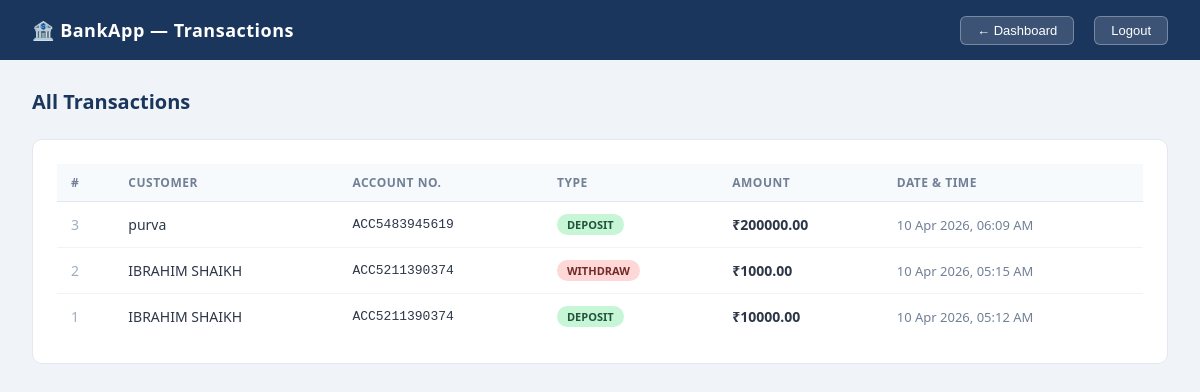
Before: /admin/transactions (signed in) with the older database file.
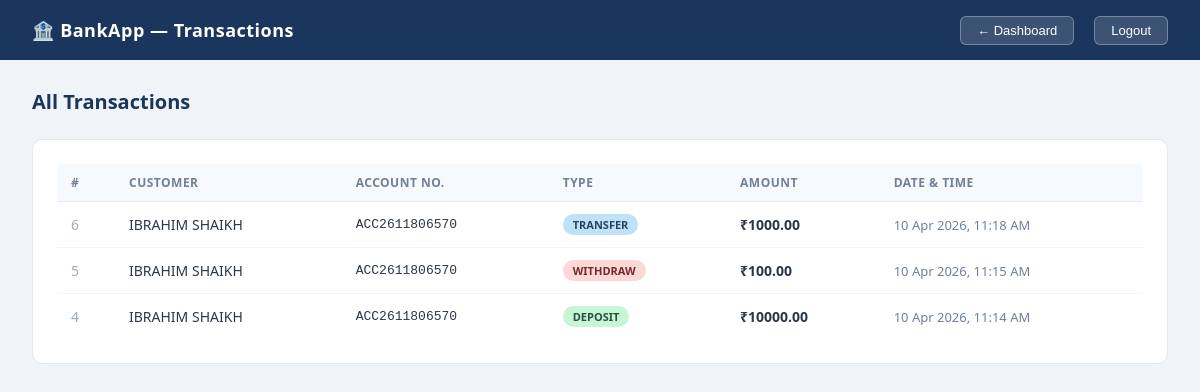
After: the same page with the newer database file.
### tables this page shows
CREATE TABLE transactions (
    id INTEGER PRIMARY KEY AUTOINCREMENT,
    account_id INTEGER,
    type TEXT NOT NULL CHECK (type IN ('deposit', 'withdraw', 'transfer')),
    amount REAL NOT NULL,
    related_account_id INTEGER DEFAULT NULL,
    created_at TEXT DEFAULT CURRENT_TIMESTAMP,
    FOREIGN KEY (account_id) REFERENCES accounts(id) ON DELETE CASCADE,
    FOREIGN KEY (related_account_id) REFERENCES accounts(id)
);

CREATE TABLE customers (
    id INTEGER PRIMARY KEY AUTOINCREMENT,
    user_id INTEGER UNIQUE,
    full_name TEXT NOT NULL,
    email TEXT,
    phone TEXT,
    FOREIGN KEY (user_id) REFERENCES users(id) ON DELETE CASCADE
);

CREATE TABLE accounts (
    id INTEGER PRIMARY KEY AUTOINCREMENT,
    customer_id INTEGER,
    account_number TEXT UNIQUE NOT NULL,
    balance REAL NOT NULL DEFAULT 0.00,
    created_at TEXT DEFAULT CURRENT_TIMESTAMP,
    FOREIGN KEY (customer_id) REFERENCES customers(id) ON DELETE CASCADE
);

### app.py (the view)
@app.route("/admin/transactions")
def admin_transactions():
    if not is_admin():
        return redirect(url_for("login"))
    conn = get_db()
    transactions = conn.execute("""
        SELECT t.id, t.type, t.amount, t.created_at,
               a.account_number, c.full_name
        FROM transactions t
        JOIN accounts a ON t.account_id = a.id
        JOIN customers c ON a.customer_id = c.id
        ORDER BY t.created_at DESC
    """).fetchall()
    conn.close()
    return render_template("admin_transactions.html", transactions=transactions)

### app.py (called while the page is built)
def get_db():
    conn = sqlite3.connect(DB)
    conn.row_factory = sqlite3.Row
    return conn

def is_admin():
    return session.get("role") == "admin"

@app.template_filter("format_datetime")
def format_dt(value):
    if not value:
        return ""
    try:
        return datetime.fromisoformat(str(value).replace("T", " ")).strftime("%d %b %Y, %I:%M %p")
    except:
        return value

### templates/admin_transactions.html (shortened to what this page needs)
<!DOCTYPE html>
<html lang="en">
<head>
    <link rel="stylesheet" href="{{ url_for('static', filename='style.css') }}">
</head>
<body>
<nav class="navbar">
    <span class="brand">🏦 BankApp — Transactions</span>
    <div class="nav-right">
        <a href="{{ url_for('admin_dashboard') }}">
            <button class="btn-logout">← Dashboard</button>
        </a>
        <a href="{{ url_for('logout') }}">
            <button class="btn-logout">Logout</button>
        </a>
    </div>
</nav>
<div class="page">
    <p class="page-title">All Transactions</p>
    <div class="card">
        {% if transactions %}
        <table>
            <thead>
                <tr>
                    <th>#</th>
                    <th>Customer</th>
                    <th>Account No.</th>
                    <th>Type</th>
                    <th>Amount</th>
                    <th>Date & Time</th>
                </tr>
            </thead>
            <tbody>
                {% for t in transactions %}
                <tr>
                    <td style="color:#a0aec0">{{ t.id }}</td>
                    <td>{{ t.full_name }}</td>
                    <td style="font-family: monospace; font-size: 13px;">{{ t.account_number }}</td>
                    <td><span class="badge badge-{{ t.type }}">{{ t.type }}</span></td>
                    <td><strong>₹{{ "%.2f"|format(t.amount) }}</strong></td>
                    <td style="color:#718096; font-size:13px;">{{ t.created_at|format_datetime }}</td>
                </tr>
                {% endfor %}
            </tbody>
        </table>
        {% else %}
            <div class="empty">No transactions yet.</div>
        {% endif %}
    </div>
</div>
</body>
</html>

### static/style.css (style rules this page uses)
* { margin: 0; padding: 0; box-sizing: border-box; }
body { font-family: 'Segoe UI', sans-serif; background: #f0f4f8; color: #1a202c; min-height: 100vh; }
a { text-decoration: none; color: inherit; }
.navbar { background: #1a365d; color: white; padding: 0 32px; height: 60px; display: flex; align-items: center; justify-content: space-between; }
.navbar .brand { font-size: 18px; font-weight: 600; letter-spacing: 0.5px; }
.navbar .nav-right { display: flex; align-items: center; gap: 20px; font-size: 14px; }
.btn-logout { background: rgba(255,255,255,0.15); color: white; border: 1px solid rgba(255,255,255,0.3); padding: 6px 16px; border-radius: 6px; cursor: pointer; font-size: 13px; transition: background 0.2s; }
.page { padding: 28px 32px; }
.page-title { font-size: 20px; font-weight: 600; color: #1a365d; margin-bottom: 24px; }
.card { background: white; border-radius: 10px; border: 1px solid #e2e8f0; padding: 24px; margin-bottom: 24px; }
table { width: 100%; border-collapse: collapse; font-size: 14px; }
th { background: #f7fafc; padding: 10px 14px; text-align: left; font-size: 12px; font-weight: 600; color: #718096; text-transform: uppercase; letter-spacing: 0.5px; border-bottom: 1px solid #e2e8f0; }
td { padding: 12px 14px; border-bottom: 1px solid #f0f4f8; color: #2d3748; }
tr:last-child td { border-bottom: none; }
.badge { display: inline-block; padding: 3px 10px; border-radius: 20px; font-size: 11px; font-weight: 600; text-transform: uppercase; }
.badge-deposit { background: #c6f6d5; color: #22543d; }
.badge-withdraw { background: #fed7d7; color: #742a2a; }
.badge-transfer { background: #bee3f8; color: #2a4365; }

Changed rows visible on the page:
removed transactions: id "3", full_name "purva", account_number "ACC5483945619", type "DEPOSIT", amount "200000.00", created_at "10 Apr 2026, 06:09 AM"
removed transactions: id "2", full_name "IBRAHIM SHAIKH", account_number "ACC5211390374", type "WITHDRAW", amount "1000.00", created_at "10 Apr 2026, 05:15 AM"
removed transactions: id "1", full_name "IBRAHIM SHAIKH", account_number "ACC5211390374", type "DEPOSIT", amount "10000.00", created_at "10 Apr 2026, 05:12 AM"
added transactions: id "6", full_name "IBRAHIM SHAIKH", account_number "ACC2611806570", type "TRANSFER", amount "1000.00", created_at "10 Apr 2026, 11:18 AM"
added transactions: id "5", full_name "IBRAHIM SHAIKH", account_number "ACC2611806570", type "WITHDRAW", amount "100.00", created_at "10 Apr 2026, 11:15 AM"
added transactions: id "4", full_name "IBRAHIM SHAIKH", account_number "ACC2611806570", type "DEPOSIT", amount "10000.00", created_at "10 Apr 2026, 11:14 AM"
